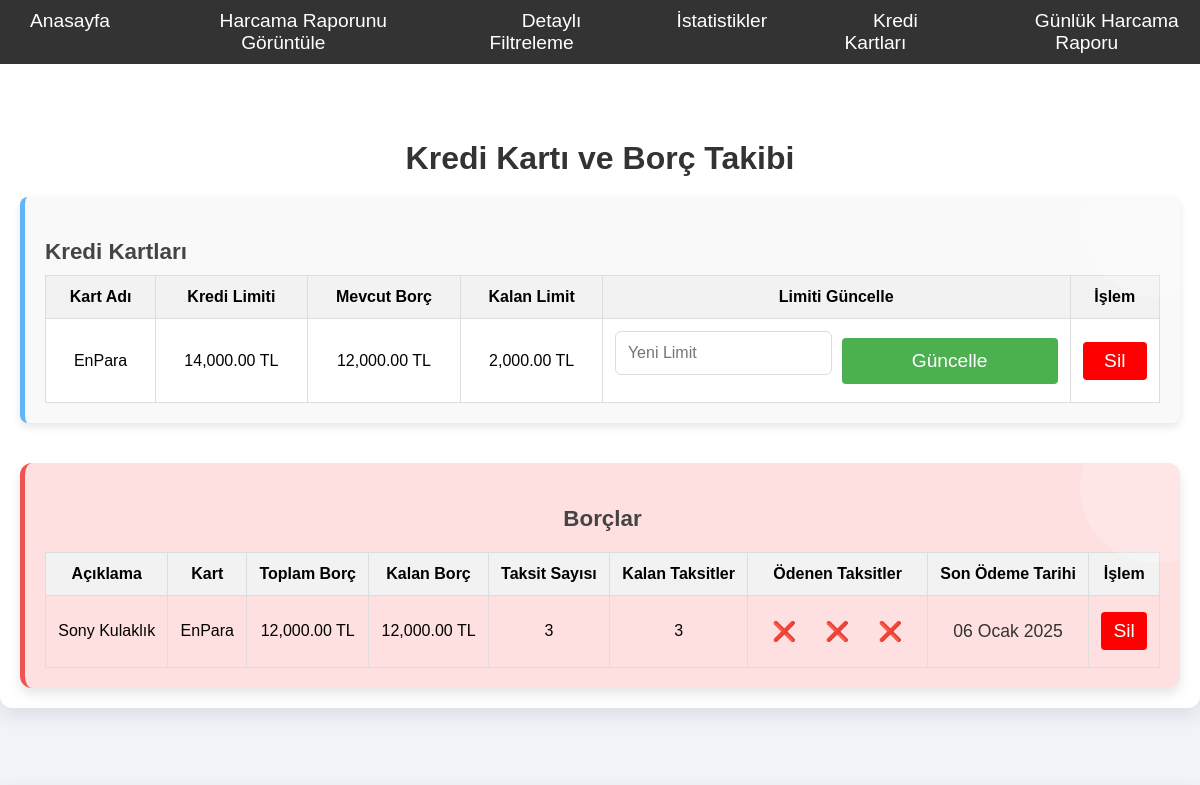
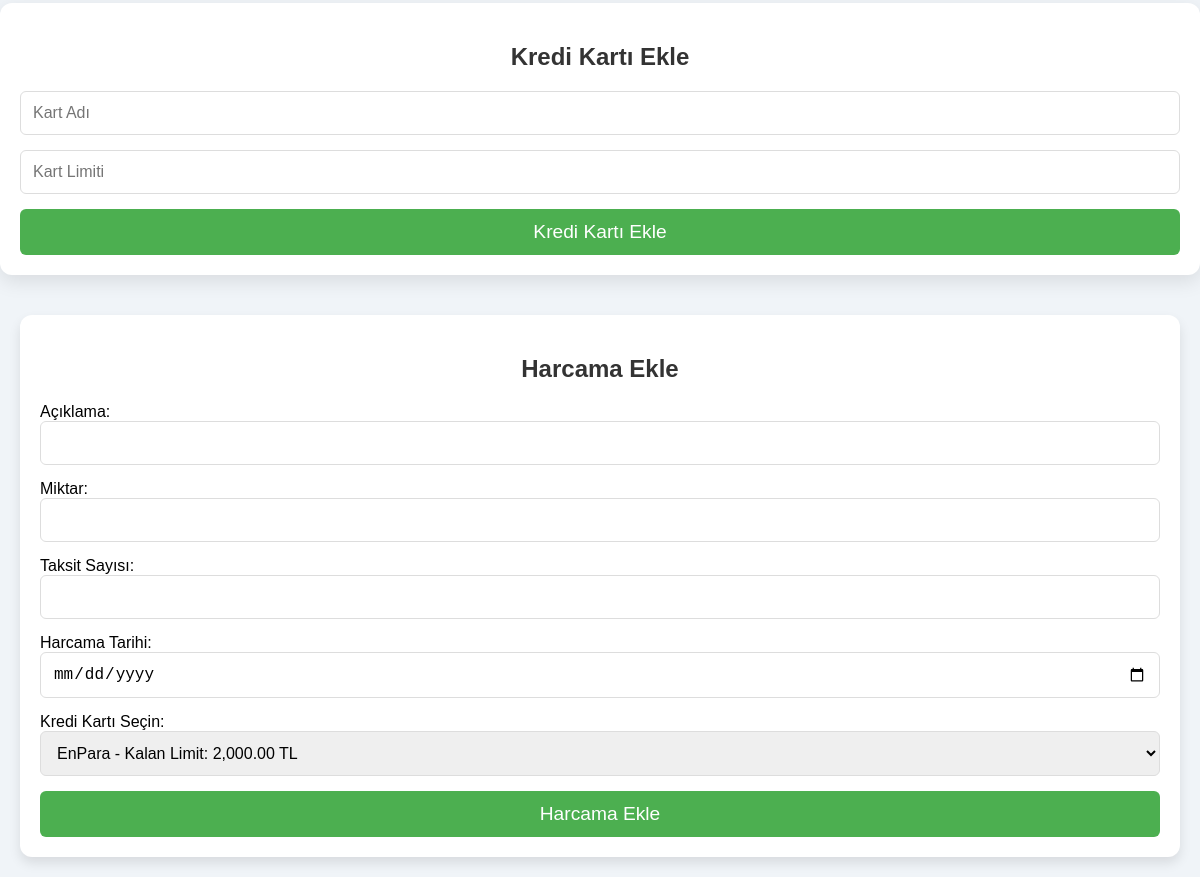
Before: /credit_debt with the older database file (2 pictures, top to bottom).
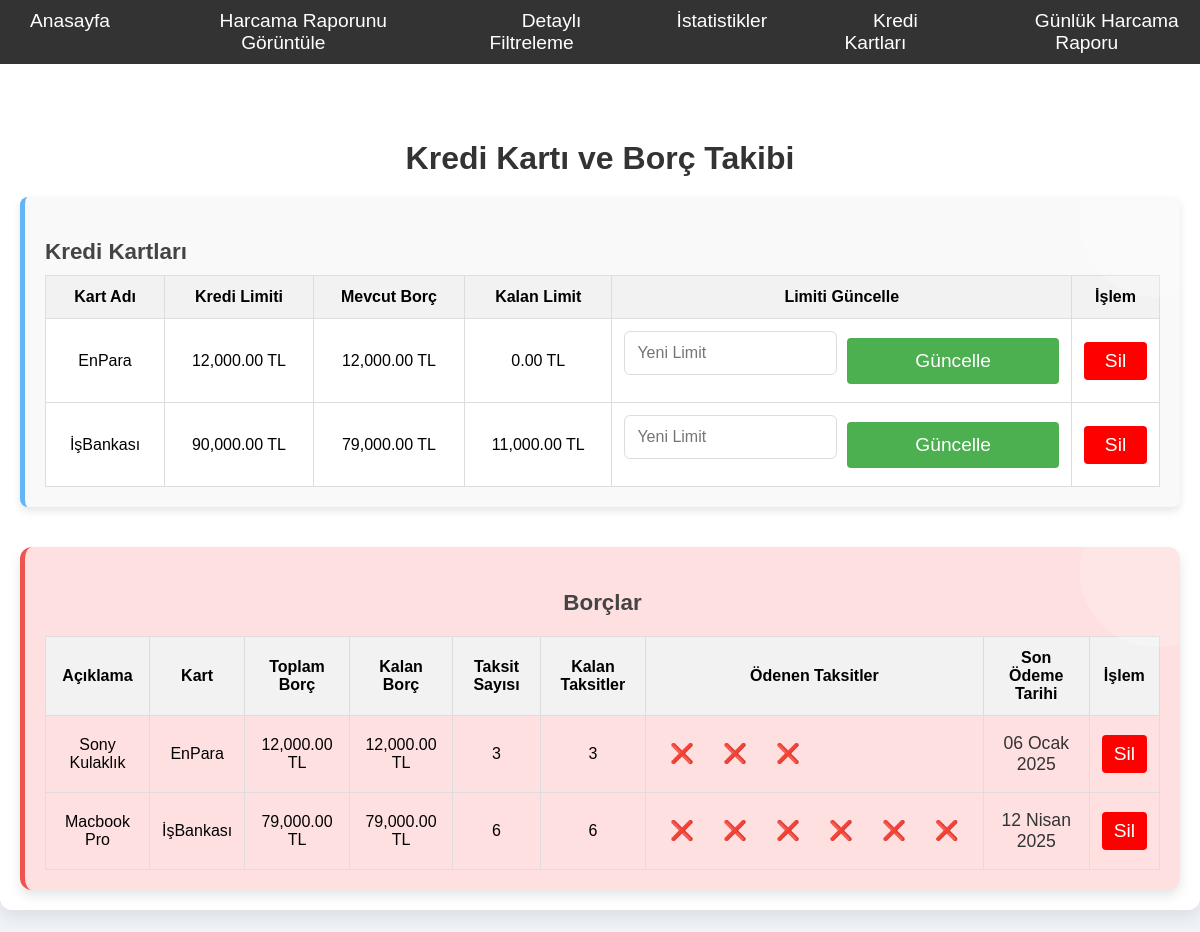
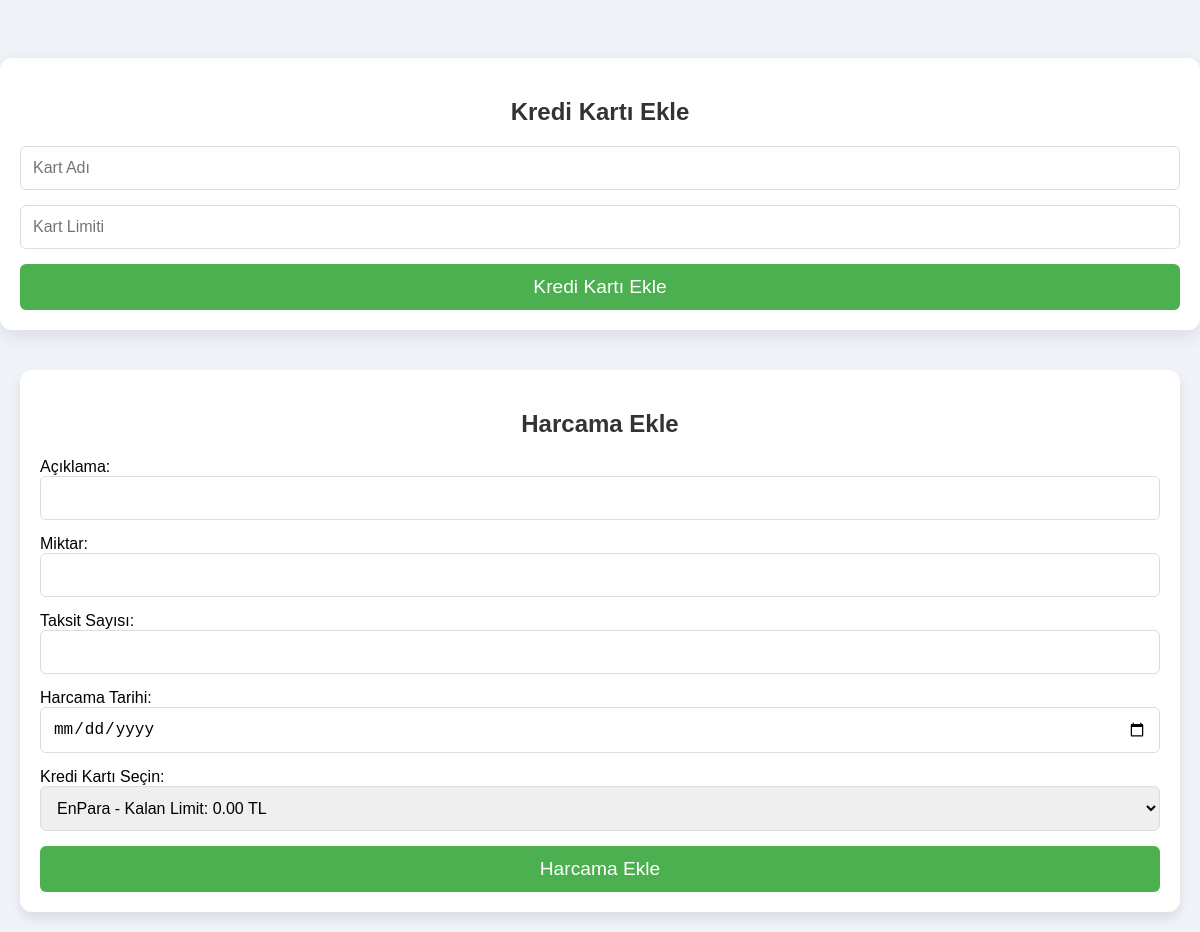
After: the same page with the newer database file (2 pictures, top to bottom).
### tables this page shows
CREATE TABLE credit_cards (
            id INTEGER PRIMARY KEY,
            card_name TEXT,
            credit_limit REAL,
            current_balance REAL DEFAULT 0
        );

CREATE TABLE debts (
            id INTEGER PRIMARY KEY,
            description TEXT,
            total_amount REAL,
            remaining_amount REAL,
            installment_count INTEGER,
            installment_amount REAL,
            paid_installments INTEGER DEFAULT 0,  -- Ödenen taksit sayısı
            due_date TEXT,
            card_id INTEGER,
            FOREIGN KEY(card_id) REFERENCES credit_cards(id)
        );

### app.py (the view)
@app.route('/credit_debt')
def credit_debt():
    conn = connect_db()
    credit_cards = conn.execute('SELECT * FROM credit_cards').fetchall()
    debts = conn.execute('''
        SELECT d.*, c.card_name, c.credit_limit, c.current_balance
        FROM debts d
        JOIN credit_cards c ON d.card_id = c.id
    ''').fetchall()
    conn.close()
    formatted_credit_cards = [{
        'id': card['id'],
        'card_name': card['card_name'],
        'credit_limit': "{:,.2f}".format(safe_float(card['credit_limit'])),
        'current_balance': "{:,.2f}".format(safe_float(card['current_balance'])),
        'remaining_limit': "{:,.2f}".format(safe_float(card['credit_limit']) - safe_float(card['current_balance']))
    } for card in credit_cards]
    formatted_debts = [{
        'id': debt['id'],
        'description': debt['description'],
        'total_amount': "{:,.2f}".format(safe_float(debt['total_amount'])),
        'remaining_amount': "{:,.2f}".format(safe_float(debt['remaining_amount'])),
        'installment_count': debt['installment_count'],
        'installment_amount': "{:,.2f}".format(safe_float(debt['installment_amount'])),
        'paid_installments': debt['paid_installments'],
        'due_date': format_turk(debt['due_date']),
        'card_name': debt['card_name']
    } for debt in debts]
    return render_template('credit_debt.html', credit_cards=formatted_credit_cards, debts=formatted_debts)

### app.py (called while the page is built)
def connect_db():
    conn = sqlite3.connect('budget.db')
    conn.row_factory = sqlite3.Row
    return conn

def safe_float(value):
    try:
        return float(value)
    except (ValueError, TypeError):
        return 0.0  # Eğer dönüşüm başarısız olursa 0.0 döndür

def format_turk(date_string):
    turkish_months = {
        "January": "Ocak",
        "February": "Şubat",
        "March": "Mart",
        "April": "Nisan",
        "May": "Mayıs",
        "June": "Haziran",
        "July": "Temmuz",
        "August": "Ağustos",
        "September": "Eylül",
        "October": "Ekim",
        "November": "Kasım",
        "December": "Aralık"
    }
    try:
        date_obj = datetime.strptime(date_string, '%Y-%m-%d')
        formatted_date = date_obj.strftime('%d %B %Y')
        for eng_month, tr_month in turkish_months.items():
            formatted_date = formatted_date.replace(eng_month, tr_month)
        return formatted_date
    except ValueError:
        return "Geçersiz tarih"

### templates/credit_debt.html (shortened to what this page needs)
<!DOCTYPE html>
<html lang="tr">
<head>
</head>
<body>
    {% include 'menu.html' %}
    <div class="container">
        <h1 style="margin-top: 100px;">Kredi Kartı ve Borç Takibi</h1>
        <div class="card-container">
            <div class="card credit-card">
                <h3>Kredi Kartları</h3>
                <table class="credit-table">
                    <thead>
                        <tr>
                            <th>Kart Adı</th>
                            <th>Kredi Limiti</th>
                            <th>Mevcut Borç</th>
                            <th>Kalan Limit</th>
                            <th>Limiti Güncelle</th>
                            <th>İşlem</th>
                        </tr>
                    </thead>
                    <tbody>
                        {% for card in credit_cards %}
                        <tr>
                            <td>{{ card.card_name }}</td>
                            <td>{{ card.credit_limit }} TL</td>
                            <td>{{ card.current_balance }} TL</td>
                            <td>{{ card.remaining_limit }} TL</td>
                            <td>
                                <form action="/update_credit_limit" method="POST" class="update-form">
                                    <input type="number" name="new_limit" step="0.01" placeholder="Yeni Limit" required>
                                    <button type="submit">Güncelle</button>
                                </form>
                            </td>
                            <td>
                                <form action="/delete_credit_card/{{ card.id }}" method="POST" onsubmit="return confirm('Bu kredi kartını ve ilişkili tüm harcamaları silmek istediğinize emin misiniz?');">
                                    <button type="submit" class="delete-btn">Sil</button>
                                </form>
                            </td>
                        </tr>
                        {% endfor %}
                    </tbody>
                </table>
            </div>
            <div class="card debt-card">
    <h3>Borçlar</h3>
    <table class="debt-table">
        <thead>
            <tr>
                <th>Açıklama</th>
                <th>Kart</th>
                <th>Toplam Borç</th>
                <th>Kalan Borç</th>
                <th>Taksit Sayısı</th>
                <th>Kalan Taksitler</th>
                <th>Ödenen Taksitler</th>
                <th>Son Ödeme Tarihi</th>
                <th>İşlem</th>
            </tr>
        </thead>
        <tbody>
            {% for debt in debts %}
            <tr>
                <td>{{ debt.description }}</td>
                <td>{{ debt.card_name }}</td>
                <td>{{ debt.total_amount }} TL</td>
                <td>{{ debt.remaining_amount }} TL</td>
                <td>{{ debt.installment_count }}</td>
                <td>{{ debt.installment_count - debt.paid_installments }}</td>
                <td>
                    <div class="installment-container">
                        {% for i in range(debt.installment_count) %}
                            <form action="/toggle_installment/{{ debt.id }}/{{ i }}" method="POST" style="display:inline;">
                                <button type="submit" class="installment-btn">
                                    {% if i < debt.paid_installments %}
                                        ✔️
                                    {% else %}
                                        ❌
                                    {% endif %}
                                </button>
                            </form>
                        {% endfor %}
                    </div>
                </td>
                <td>
                    <p>{{ debt.due_date }}</p>
                </td>
                <td>
                    <form action="/delete_debt/{{ debt.id }}" method="POST" onsubmit="return confirm('Bu borcu ve ilişkili verileri silmek istediğinize emin misiniz?');">
                        <button type="submit" class="delete-btn">Sil</button>
                    </form>
                </td>
            </tr>
            {% endfor %}
        </tbody>
    </table>
</div>
        </div>
    </div>
    <div class="container form-section">
        <h2>Kredi Kartı Ekle</h2>
        <form action="/add_credit_card" method="POST">
            <input type="text" name="card_name" placeholder="Kart Adı" required>
            <input type="number" name="credit_limit" step="0.01" placeholder="Kart Limiti" required>
            <button type="submit">Kredi Kartı Ekle</button>
        </form>
    </div>
    <div class="card add-expense">
        <h2>Harcama Ekle</h2>
        <form action="/credit_add_expense" method="POST">
            <label for="description">Açıklama:</label>
            <input type="text" name="description" required>
            <label for="amount">Miktar:</label>
            <input type="number" name="amount" step="0.01" required>
            <label for="installment_count">Taksit Sayısı:</label>
            <input type="number" name="installment_count" required>
            <label for="expense_date">Harcama Tarihi:</label>
            <input type="date" name="expense_date" required>
            <label for="card_id">Kredi Kartı Seçin:</label>
            <select name="card_id" id="card_id" required>
                {% for card in credit_cards %}
                    <option value="{{ card.id }}">
                        {{ card.card_name }} -  Kalan Limit: {{ card.remaining_limit }} TL
                    </option>
                {% endfor %}
            </select>
            <button type="submit">Harcama Ekle</button>
        </form>
    </div>
</body>
</html>

### templates/menu.html (shortened to what this page needs)
<nav class="navbar">
    <ul class="nav-links">
        <li><a href="/">Anasayfa</a></li>
        <li><a href="/report">Harcama Raporunu Görüntüle</a></li>
        <li><a href="/filter">Detaylı Filtreleme</a></li>
        <li><a href="/statistics">İstatistikler</a></li>
        <li><a href="/credit_debt">Kredi Kartları</a></li>
        <li><a href="/daily_report">Günlük Harcama Raporu</a></li>
    </ul>
</nav>

### templates/credit_debt.html (style rules this page uses)
body { font-family: 'Arial', sans-serif; background-color: #f0f4f8; margin: 0; padding: 20px; display: flex; flex-direction: column; align-items: center; justify-content: center; min-height: 100vh; box-sizing: border-box; }
.container { width: 100%; max-width: 1200px; padding: 20px; background-color: #fff; border-radius: 12px; box-shadow: 0 6px 20px rgba(0, 0, 0, 0.1); margin-bottom: 40px; }
h1, h2 { text-align: center; color: #333; margin-bottom: 20px; }
.card-container { display: flex; flex-wrap: wrap; justify-content: space-between; gap: 20px; }
.card { flex: 1 1 48%; background-color: #ffffff; border-radius: 12px; padding: 20px; box-shadow: 0 6px 12px rgba(0, 0, 0, 0.1); transition: transform 0.2s, box-shadow 0.2s; position: relative; overflow: hidden; }
.card::before { content: ""; position: absolute; top: -50px; right: -50px; background: rgba(255, 255, 255, 0.2); width: 150px; height: 150px; border-radius: 50%; z-index: 0; }
.card h3 { font-size: 1.4rem; margin-bottom: 10px; color: #444; z-index: 1; position: relative; }
.card p { margin: 5px 0; font-size: 1.1rem; color: #333; z-index: 1; position: relative; }
.credit-card { background-color: #e3f2fd; border-left: 5px solid #64b5f6; }
.debt-card { background-color: #ffe0e0; border-left: 5px solid #ef5350; text-align: center; }
.debt-table { width: 100%; margin-top: 20px; border-collapse: collapse; text-align: center; }
.debt-table th, .debt-table td { padding: 12px; border: 1px solid #ddd; text-align: center; }
.debt-table th { background-color: #f2f2f2; }
.debt-table tbody tr { transition: background-color 0.2s; }
.form-section { margin-top: 40px; }
form input, form select { width: 100%; padding: 12px; margin-bottom: 15px; border: 1px solid #ddd; border-radius: 6px; font-size: 1rem; box-sizing: border-box; }
form button { width: 100%; padding: 12px; background-color: #4caf50; color: white; border: none; border-radius: 6px; font-size: 1.2rem; cursor: pointer; transition: background-color 0.3s; }
.installment-btn { background: none; border: none; cursor: pointer; font-size: 1.2rem; }
.delete-btn { background-color: red; color: white; padding: 5px 10px; border: none; border-radius: 5px; cursor: pointer; }
.credit-card { margin-bottom: 20px; background-color: #f9f9f9; padding: 20px; border-radius: 8px; box-shadow: 0 4px 8px rgba(0, 0, 0, 0.1); }
.credit-table { width: 100%; border-collapse: collapse; }
.credit-table th, .credit-table td { padding: 12px; border: 1px solid #ddd; text-align: center; }
.credit-table th { background-color: #f2f2f2; }
.credit-table td { background-color: #fff; }
.credit-table td:last-child { color: green; font-weight: bold; }
.installment-container { display: flex; gap: 5px; align-items: center; }
.installment-btn { background: none; border: none; cursor: pointer; font-size: 1.2rem; text-align: center; }
.navbar { width: 100%; background-color: #333; padding: 10px; text-align: center; position: fixed; top: 0; left: 0; z-index: 1000; }
.navbar .nav-links { list-style-type: none; margin: 0; padding: 0; display: flex; justify-content: center; gap: 30px; }
.navbar .nav-links li { display: inline; }
.navbar .nav-links a { text-decoration: none; color: white; font-size: 1.2rem; padding: 10px 20px; border-radius: 5px; transition: background-color 0.3s ease; }
.update-form { display: flex; align-items: center; gap: 10px; }
.update-form input { flex-grow: 5; }
.update-form button { flex-grow: 1; background-color: #4caf50; color: white; border: none; border-radius: 4px; cursor: pointer; transition: background-color 0.3s; }
.delete-btn { background-color: red; color: white; padding: 8px 12px; border: none; border-radius: 4px; cursor: pointer; }

### templates/menu.html (style rules this page uses)
.navbar { width: 100%; background-color: #333; padding: 10px; text-align: center; position: fixed; top: 0; left: 0; z-index: 1000; }
.navbar .nav-links { list-style-type: none; margin: 0; padding: 0; display: flex; justify-content: center; gap: 30px; }
.navbar .nav-links li { display: inline; }
.navbar .nav-links a { text-decoration: none; color: white; font-size: 1.2rem; padding: 10px 20px; border-radius: 5px; transition: background-color 0.3s ease; }

Changed rows visible on the page:
changed credit_cards "EnPara": credit_limit "14,000.00" → "12,000.00"; remaining_limit "2,000.00" → "0.00"
added credit_cards: card_name "İşBankası", credit_limit "90,000.00", current_balance "79,000.00", remaining_limit "11,000.00"
added debts: description "Macbook Pro", card_name "İşBankası", total_amount "79,000.00", remaining_amount "79,000.00", installment_count "6", debt.installment_count-debt.paid_installments "6", due_date "12 Nisan 2025"
Other visible differences:
form field card_id: "EnPara - Kalan Limit: 2,000.00 TL" → "EnPara - Kalan Limit: 0.00 TL"
